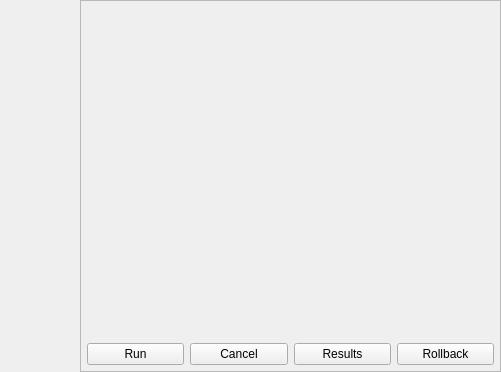
<?xml version="1.0" encoding="UTF-8"?>
<ui version="4.0">
 <class>PandPTabWidget</class>
 <widget class="QWidget" name="PandPTabWidget">
  <property name="geometry">
   <rect>
    <x>0</x>
    <y>0</y>
    <width>501</width>
    <height>372</height>
   </rect>
  </property>
  <property name="windowTitle">
   <string>Form</string>
  </property>
  <layout class="QHBoxLayout" name="horizontalLayout">
   <property name="spacing">
    <number>0</number>
   </property>
   <property name="leftMargin">
    <number>0</number>
   </property>
   <property name="topMargin">
    <number>0</number>
   </property>
   <property name="rightMargin">
    <number>0</number>
   </property>
   <property name="bottomMargin">
    <number>0</number>
   </property>
   <item>
    <widget class="QWidget" name="tabsBar" native="true">
     <property name="minimumSize">
      <size>
       <width>80</width>
       <height>0</height>
      </size>
     </property>
     <property name="maximumSize">
      <size>
       <width>100</width>
       <height>16777215</height>
      </size>
     </property>
     <layout class="QVBoxLayout" name="verticalTabLayout">
      <property name="spacing">
       <number>0</number>
      </property>
      <property name="leftMargin">
       <number>0</number>
      </property>
      <property name="topMargin">
       <number>0</number>
      </property>
      <property name="rightMargin">
       <number>0</number>
      </property>
      <property name="bottomMargin">
       <number>0</number>
      </property>
      <item>
       <spacer name="verticalSpacer">
        <property name="orientation">
         <enum>Qt::Vertical</enum>
        </property>
        <property name="sizeHint" stdset="0">
         <size>
          <width>20</width>
          <height>40</height>
         </size>
        </property>
       </spacer>
      </item>
     </layout>
    </widget>
   </item>
   <item>
    <widget class="QFrame" name="frame">
     <property name="sizePolicy">
      <sizepolicy hsizetype="Preferred" vsizetype="Preferred">
       <horstretch>1</horstretch>
       <verstretch>0</verstretch>
      </sizepolicy>
     </property>
     <property name="sizeIncrement">
      <size>
       <width>0</width>
       <height>0</height>
      </size>
     </property>
     <property name="frameShape">
      <enum>QFrame::StyledPanel</enum>
     </property>
     <property name="frameShadow">
      <enum>QFrame::Raised</enum>
     </property>
     <layout class="QVBoxLayout" name="verticalLayout">
      <property name="leftMargin">
       <number>6</number>
      </property>
      <property name="topMargin">
       <number>6</number>
      </property>
      <property name="rightMargin">
       <number>6</number>
      </property>
      <property name="bottomMargin">
       <number>6</number>
      </property>
      <item>
       <widget class="QStackedWidget" name="stackedWidget">
        <property name="currentIndex">
         <number>-1</number>
        </property>
       </widget>
      </item>
      <item>
       <widget class="QWidget" name="widget_2" native="true">
        <layout class="QHBoxLayout" name="horizontalLayout_2">
         <property name="leftMargin">
          <number>0</number>
         </property>
         <property name="topMargin">
          <number>0</number>
         </property>
         <property name="rightMargin">
          <number>0</number>
         </property>
         <property name="bottomMargin">
          <number>0</number>
         </property>
         <item>
          <widget class="QPushButton" name="pbtn_run">
           <property name="text">
            <string>Run</string>
           </property>
          </widget>
         </item>
         <item>
          <widget class="QPushButton" name="pbtn_cancel">
           <property name="text">
            <string>Cancel</string>
           </property>
          </widget>
         </item>
         <item>
          <widget class="QPushButton" name="pbtn_results">
           <property name="text">
            <string>Results</string>
           </property>
          </widget>
         </item>
         <item>
          <widget class="QPushButton" name="pbtn_rollback">
           <property name="text">
            <string>Rollback</string>
           </property>
          </widget>
         </item>
        </layout>
       </widget>
      </item>
     </layout>
    </widget>
   </item>
  </layout>
 </widget>
 <resources/>
 <connections/>
</ui>
